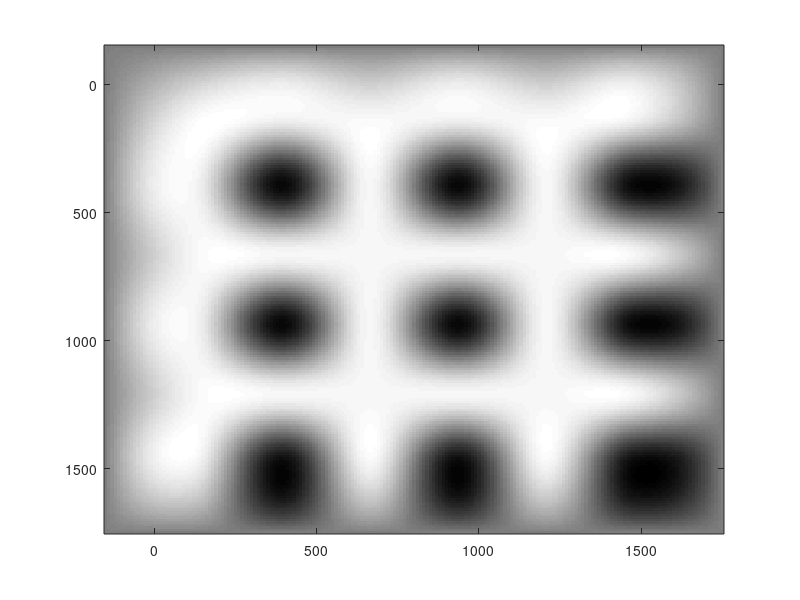

This figure's MATLAB source: (Note: this script raises an error after producing the figure.)
%Example 10.3 
% from Parameter Estimation and Inverse Problems, 3rd edition, 2018
% by R. Aster, B. Borchers, C. Thurber
clear

%number of iterations in ray bending
NIT=50;

%scale of problem (m)
SCALE=1600;

%scale of problem (receivers, sources and square root of number of velocity nodes)
PSCALE=8;

% convergence enhancement factor for subsequent raybending subroutines
XFAC=1.2;

%Number of GN linearization steps
MAXITER=5;

%Travel-time convergence parameter
CONV=1e-4;

%noise level (s)
NOISE = 0.001;

%  source and receiver coordinate matrices
scz=linspace(0,SCALE,PSCALE);
scx=zeros(size(scz));
sc=[scx;scz]';
rcz=linspace(0,SCALE,PSCALE);
rcx=SCALE*ones(size(scz));
rc=[rcx;rcz]';

%  velocity model node positions (xn,zn)
xn=linspace(-150,SCALE+150,PSCALE)';
zn=xn;

%construct the true model
%x,y indices
vtrue=zeros(PSCALE,PSCALE);
vbackground=2900;

%checkerboard vtrue model for resolution test
vtrue=vbackground*ones(size(vtrue));
for i=2:PSCALE-1
    for j=2:PSCALE-1
        vtrue(i,j)=vbackground*(1+(-1)^(i*j)*0.10);
    end
end

%linerly interpolate the velocity field for smooth plotting
[xnm,znm]=meshgrid(xn,zn');
xni=(-150:10:SCALE+150)';
zni=(-150:10:SCALE+150)';
[xnim,znim]=meshgrid(xni,zni);
vi=interp2(xnm,znm,vtrue,xnim,znim,'cubic');

%plot velocity structure and ray paths
figure(1)
clf
%plot the transpose to show (row, column) view of model
imagesc(xni,zni,vi')
colormap(gray)
bookfonts
caxis([2600 3200])
H=colorbar;
set(H,'FontSize',18);

%plot the ray paths for the true model
hold on

%forward problem bent-ray travel time modeling and plotting function
tstor=plotraypaths(PSCALE,NIT,CONV,XFAC,xn,zn,vtrue,sc,rc);
hold off

%print out resolution figure
print -deps2 c10fchecknlres1.eps

%size of model space
n=PSCALE^2;

%construct roughening matrix
L=zeros(n,n);
k=1;
for j=1:PSCALE
    for i=1:PSCALE;
        mtmp=zeros(PSCALE,PSCALE);
        if i>1; mtmp(i-1,j)=1; end;
        if j>1; mtmp(i,j-1)=1; end;
        if i<PSCALE; mtmp(i+1,j)=1; end;
        if j<PSCALE; mtmp(i,j+1)=1; end;
        L(k,:)=reshape(mtmp,n,1);
        k=k+1;
    end
end

%set values for L diagonal elements, taking into account edges and corners
for i=1:n
    L(i,i)=-sum(L(i,:));
end

%construct a first--order regularization matrix, if desired.
% L1=zeros(n,n);
% k=1;
% for j=1:PSCALE
%     for i=1:PSCALE;
%         mtmp=zeros(PSCALE,PSCALE);
%         if i>1; mtmp(i-1,j)=1; end;
%         if j>1; mtmp(i,j-1)=1; end;
%         L1(k,:)=reshape(mtmp,n,1);
%         k=k+1;
%     end
% end
% for i=1:n
%     L1(i,i)=-sum(L1(i,:));
% end


% constuct a hybrid regularization matrix, if desired
% L=L+L1;

%piter corresponds to a particular choice of alpha
piter=0;
piterexprange=(-2:0.25:1.75);
NPITER=length(piterexprange);
[nn,mm]=size(vi);
vstore=zeros(NPITER,nn,mm);
alphasq=zeros(NPITER,1);
misfit=zeros(NPITER,MAXITER);
mnorm=zeros(NPITER,MAXITER);
mrms=zeros(NPITER,MAXITER);

%loop over values of the regularization parameter
for piterexp=piterexprange
    
piter=piter+1;

%%%%%%%%%%%%%%%%%%%%%%%%%%%%%%%%%%%%%%%%%%%%%
%now evaluate the travel time data for this true model
%%%%%%%%%%%%%%%%%%%%%%%%%%%%%%%%%%%%%%%%%%%%%

%starting model in each loop is constant velocity/slowness
v=vbackground*ones(PSCALE,PSCALE);
%convert velocity to slowness
slow=1./v;

%iteratively updated slowness model vector
m=reshape(slow,PSCALE*PSCALE,1);

wv=zeros(4);

%noise-free data and true velocity model
%load tstor.mat

%noist-free data for checkerboard resoution Test
ttobs=tstor;

%generate another realization of observed travel times with noise
%ttobs=tstor+NOISE*randn(size(tstor));
%save tstorenoise.mat ttobs

%...or load a particular realization used in the textbook
%load tstorenoise.mat

mtrue=reshape(1./vtrue,PSCALE*PSCALE,1);

vstartvec=reshape(v,PSCALE*PSCALE,1);

%path segments
NSEG=PSCALE*2;

% start of iterative model loop
calcrays=0;
rpinit=0;

LL=L'*L;

for iter=1:MAXITER

%ttcal=zeros(PSCALE,PSCALE);

%get the Jacobian matrix, J, and forward modeled travel times for the working model, v
 if iter==1
     [J,ttcal,rpstore]=getj(PSCALE,NIT,CONV,XFAC,xn,zn,v,sc,rc,calcrays,rpinit);
 else
 J=K;
 ttcal=tttry;
 end

%save raypaths to start the next iteration
  calcrays=1;
  rpinit=rpstore;

%set the regularization tradeoff parameter here

  if (iter == 1)
    rparam=norm(J)*10^piterexp;
  end

  alphasq(piter)=rparam;

%calculate the travel-time residual vector for this iteration
  rms=zeros(MAXITER,1);
  r=ttcal-ttobs;
  rvec=reshape(r,PSCALE*PSCALE,1);
  rms(iter,1)=sqrt(rvec'*rvec);

%GN, explicit regularization solution
  J1= J'*J+rparam*LL;
  rhs=-(J'*rvec+rparam*LL*m);
  dm=J1\rhs;

%model update
  m=m+dm;
  slow=reshape(m,PSCALE,PSCALE);
  mnslow=mean(mean(slow));
  v=1./slow;

%run the forward model to document variance reduction at this step and save
%the Jacobian for future steps if needed
  [K,tttry,rpstore]=getj(PSCALE,NIT,CONV,XFAC,xn,zn,v,sc,rc,calcrays,rpinit);
  rtry=ttobs-tttry;
  dtry=reshape(rtry,PSCALE*PSCALE,1);
  rmstry=sqrt(dtry'*dtry);
  disp('alpha, iteration, rmsnew, sqrt(chi^2)')
  [sqrt(alphasq(piter)) iter rmstry NOISE*PSCALE]
  misfit(piter,iter)=rmstry;
  mnorm(piter,iter)=norm(L*m);

%rms difference wrt true model
  mrms(piter,iter)= norm((mtrue-m));

%figure 2 shows the separate model for each iteration as the code runs, for different regularization parameters (alpha).
  figure(2)
  clf
%interpolate the velocity field for plotting
  vi=interp2(xnm,znm,v,xnim,znim,'cubic');
  caxis([2300 3200])
  imagesc(xni,zni,vi')
  bookfonts
  colormap('gray')
  H=colorbar;
  set(H,'FontSize',18);
  title(['\alpha = ',num2str(sqrt(alphasq(piter))),' iteration = ',num2str(iter),' rms residual = ',num2str(rmstry)]);
  drawnow;
  pause(1);

%  end of tomography inversion loop
end

%store this model
vstore(piter,:,:)=vi;

% end of regularization parameter loop
end

%show results for the various regularization parameters

%this figure shows the residual stats for each iteration and alpha value
figure(3)
clf
plot(1:iter,misfit)
xlabel('Iteration')
ylabel('Residual Norm ||G(m)-d||_2')
bookfonts

%this figure shows the seminorm statistics for each iteration and alpha value
figure(4)
clf
semilogy(1:iter,mnorm)
xlabel('Iteration')
ylabel('Solution Seminorm, ||Lm||_2')
bookfonts

%L-curve figure
figure(5)
clf
loglog(misfit(1:piter,MAXITER),mnorm(1:piter,MAXITER),'ok-')
xlabel('Residual Norm ||G(m)-d||_2')
ylabel('Solution Seminorm ||Lm||_2')
axis([.001 .1 .00001 .001])
hold on
loglog([NOISE*PSCALE,NOISE*PSCALE],[.00001,.001],'k--')
bookfonts
for i=1:2:piter
text(misfit(i,MAXITER),mnorm(i,MAXITER),['   ',num2str(sqrt(alphasq(i)))]);
end
text(NOISE*PSCALE,.000015,'   \delta=0.008')
hold off

%Models compared to true model in norm difference
figure(6)
clf
semilogx(sqrt(alphasq),mrms(1:piter,MAXITER),'ok-')
xlabel('\alpha')
ylabel('||m_{true}-m||_2')
hold on
semilogx(sqrt(alphasq(8)),mrms(8,MAXITER),'ok','MarkerSize',14)
bookfonts
for i=[1,8,16]
H=text(sqrt(alphasq(i)),mrms(i,MAXITER)+1.2e-5,['  ',num2str(sqrt(alphasq(i)),'%5.2f')]);
set(H,'FontSize',12)
end
ylim([0 3.1e-4])
hold off

%Suite of models figure (color on cover of book)
figure(7)
clf
for i=1:piter
subplot(4,4,i)
vtmp1=vstore(i,:,:);
vtmp(:,:)=vtmp1;
imagesc(vtmp')
caxis([2600 3200])
axis square
set(gca,'xticklabel','')
set(gca,'yticklabel','')
title(['\alpha = ',num2str(sqrt(alphasq(i)))])
colormap('gray')
end

%print out resolution figure
print -deps2 c10fchecknlres2.eps

%"best" model figure from discrepancy principle and ray paths
figure(8)
clf
vtmp1=vstore(8,:,:);
vtmp(:,:)=vtmp1;
imagesc(xni,zni,vtmp')
bookfonts
caxis([2600 3200])
axis square
xlabel('m')
ylabel('m')
colormap('gray')
H=colorbar;
set(H,'FontSize',18);
hold on
tstor=plotraypaths(PSCALE,NIT,CONV,XFAC,xn,zn,vtmp,sc,rc);
hold off

